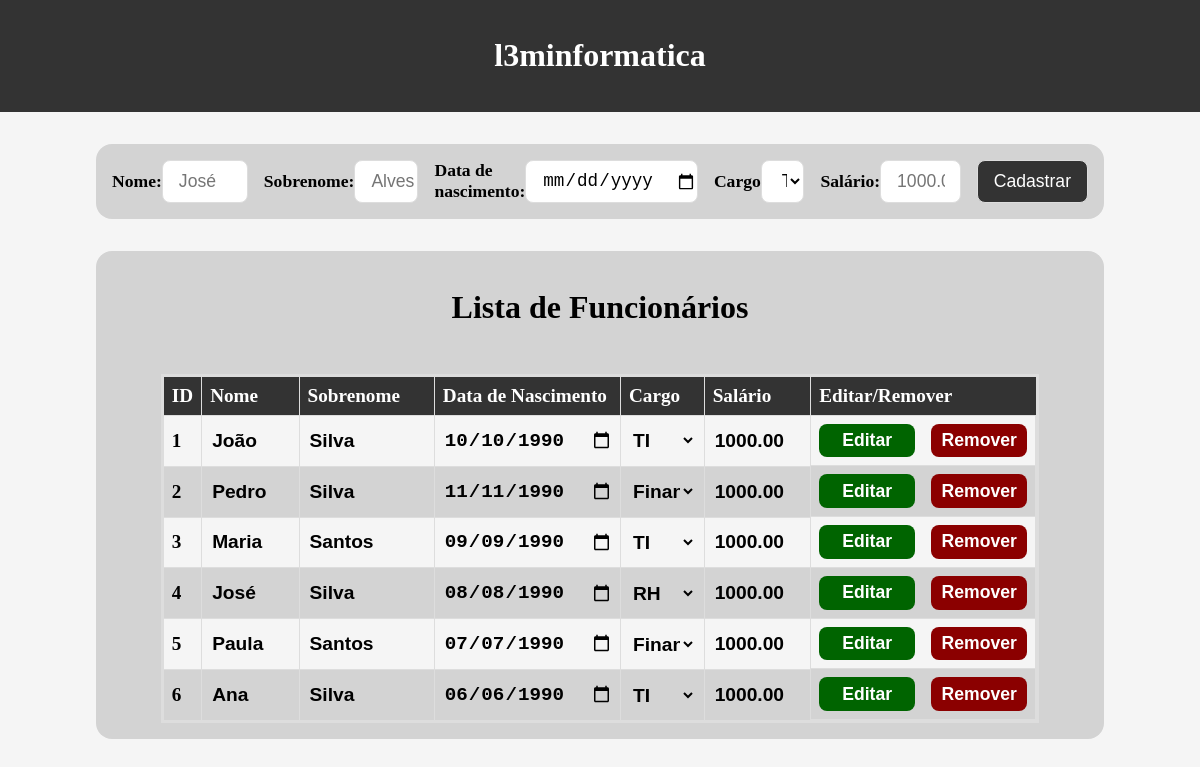
The page / on the database its author committed.
### tables this page shows
CREATE TABLE IF NOT EXISTS `employees` (
  `id` INT NOT NULL AUTO_INCREMENT,
  `firstName` VARCHAR(45) NOT NULL,
  `lastName` VARCHAR(45) NOT NULL,
  `birthDate` DATE NOT NULL,
  `role` INT NOT NULL,
  `salary` DECIMAL(10,2) NULL,
  PRIMARY KEY (`id`),
  FOREIGN KEY (`role`) REFERENCES `role` (`id`)
);

CREATE TABLE IF NOT EXISTS `role` (
  `id` INT NOT NULL AUTO_INCREMENT,
  `description` VARCHAR(45) NULL,
  PRIMARY KEY (`id`)
);

### src/models/role.php (called while the page is built, shortened)
<?php
class Role
{
    private $db;
    public function __construct($db)
    {
        $this->db = $db;
    }
    public function getRoles()
    {
        try {
            $query = "SELECT * FROM role";
            $stmt = $this->db->query($query);
            return $stmt->fetchAll(PDO::FETCH_ASSOC);
        } catch (PDOException $e) {
            return array();
        }
    }
}

### src/models/employees.php (called while the page is built, shortened)
<?php
class Employee
{
    private $db;
    public function __construct($db)
    {
        $this->db = $db;
    }
    public function getEmployees()
    {
        try {
            $query = "SELECT * FROM employees";
            $stmt = $this->db->query($query);
            return $stmt->fetchAll(PDO::FETCH_ASSOC);
        } catch (PDOException $e) {
            return array();
        }
    }
}

### src/views/employees.php (the view, shortened to what this page needs)
<div class='table-container'>
  <h1>Lista de Funcionários</h1>
  <table>
    <tr>
      <th>ID</th>
      <th>Nome</th>
      <th>Sobrenome</th>
      <th>Data de Nascimento</th>
      <th>Cargo</th>
      <th>Salário</th>
      <th>Editar/Remover</th>
    </tr>
    <?php foreach ($employees as $employee) : ?>
      <tr class='table-desc'>
        <form class="" method='post' action='/'>
          <td>
            <?= $employee['id'] ?>
            </td>
            <td>
              <input type="text" name="firstName" value="<?= $employee['firstName'] ?>">
            </td>
            <td>
              <input type="text" name="lastName" value="<?= $employee['lastName'] ?>">
            </td>
            <td>
              <input type="date" name="birthDate" value="<?= $employee['birthDate'] ?>">
              <td>
                <select name='role' id='role'>
                  <?php foreach ($roles as $role) { ?>
                    <option value="<?php echo $role['id']; ?>"
                      <?php if ($role['id'] == $employee['role']) {
                          echo 'selected';
                      } ?>>
                        <?php echo $role['description']; ?>
                        </option>
                        <?php } ?>
                        </select>
                      </td>
                      <td>
                        <input type="number" name="salary" value="<?= $employee['salary'] ?>">
                      </td>
                      <td class='btns'>
                        <button
            type="submit"
            class="edit-btn"
            name="btn"
            value="edit"
          >
                          Editar
                        </button>
                        <button
            type="submit"
            class="delete-btn"
            name="btn"
            value="delete"
          >
                          Remover
                        </button>
                      </td>
                    </form>
                  </tr>
                  <?php endforeach; ?>
                  </table>
                </div>

### index.php (shortened to what this page needs)
<?php
$route = $_SERVER['REQUEST_URI'];
switch ($route) {
    case '/':
        require 'src/views/index.php';
    require 'src/controllers/employees.php';
        break;
}

### src/views/index.php (shortened to what this page needs)
<!DOCTYPE html>
<html lang="en">
  <head>
    <link href="src/views/style/index.css" rel="stylesheet">
    <link href="src/views/style/employee-form.css" rel="stylesheet">
    <link href="src/views/style/employees.css" rel="stylesheet">
  </head>
  <body>
    <header>
      <h1>l3minformatica</h1>
    </header>
    </body>
  </html>

### src/controllers/employees.php (shortened to what this page needs)
<?php
require_once __DIR__ . '/../models/employees.php';
require_once __DIR__ . '/../models/role.php';
require_once __DIR__ . '/../../config.php';
if (
    $_SERVER['REQUEST_METHOD'] === 'GET'
) {
    $roleModel = new Role($db);
    $employeeModel = new Employee($db);
    $roles = $roleModel->getRoles();
    $employees = $employeeModel->getEmployees();
    include 'src/views/employeeForm.php';
    include 'src/views/employees.php';
}

### src/views/employeeForm.php
<form class="employee-form" method='post' action='/'>
  <label for="firstName">
    Nome:
    <input type="text" name="firstName" id="firstName" placeholder="José">
  </label>
  <label for="lastName">
    Sobrenome:
    <input type="text" name="lastName" id="lastName" placeholder="Alves">
  </label>
  <label for="birthDate">
    Data de nascimento:
    <input type="date" name="birthDate" id="birthDate">
  </label>
  <label for="role">
    Cargo
    <select name='role' id='role'>
      <?php foreach ($roles as $role) { ?>
        <option value="<?php echo $role['id']; ?>">
          <?php echo $role['description']; ?>
          </option>
          <?php } ?>
          </select>
        </label>
        <label for="salary">
          Salário:
          <input type="number" name="salary" id="salary" placeholder="1000.00">
        </label>
        <button type="submit" name='btn' value='insert'>
          Cadastrar
        </button>
      </form>

### src/views/style/index.css (style rules this page uses)
body { margin: 0; padding: 0; background-color: #f5f5f5; }
header { background-color: #333; color: #fff; padding: 1rem; text-align: center; margin: 0; display: flex; justify-content: space-around; }

### src/views/style/employee-form.css (style rules this page uses)
.employee-form { display: flex; justify-content: center; align-items: center; background-color: lightgray; margin: 2rem 6rem; border-radius: 1rem; padding: 1rem; }
.employee-form label { display: flex; align-items: center; font-size: 1.1rem; font-weight: bold; margin-right: 1rem; }
.employee-form input { width: 100%; padding: 0.6rem 0; padding-left: 1rem; font-size: 1.1rem; border-radius: 0.5rem; border: 1px solid #ddd; }
.employee-form select { width: 100%; background-color: #fff; padding: 0.6rem 0; padding-left: 1rem; font-size: 1.1rem; border-radius: 0.5rem; border: 1px solid #ddd; cursor: pointer; }
.employee-form button { padding: 0.6rem 1rem; font-size: 1.1rem; border-radius: 0.5rem; border: 1px solid #ddd; background-color: #333; color: #fff; cursor: pointer; }

### src/views/style/employees.css (style rules this page uses)
.table-container { display: flex; flex-direction: column; justify-content: center; align-items: center; background-color: lightgray; margin: 2rem 6rem; border-radius: 1rem; padding: 1rem; }
.table-container h1 { text-align: center; margin-bottom: 3rem; }
table { border-collapse: collapse; width: 90%; border: 3px solid #ddd; }
th, td { padding: 0.5rem; text-align: left; border-bottom: 1px solid #ddd; border-right: 1px solid #ddd; }
th { background-color: #333; color: #fff; font-size: 1.2rem; font-weight: 600; }
td { font-size: 1.2rem; font-weight: 600; }
.table-desc:nth-child(even) { background-color: #f5f5f5; }
.table-desc input { width: 100%; border: none; background-color: transparent; font-size: 1.2rem; font-weight: 600; }
.table-desc select { width: 100%; border: none; background-color: transparent; font-size: 1.2rem; font-weight: 600; }
.table-desc select option { font-size: 1.2rem; font-weight: 600; background-color: #333; color: #fff; }
.btns { display: flex; justify-content: space-between; align-items: center; }
.table-desc .edit-btn { width: 6rem; border: none; font-size: 1.1rem; font-weight: 600; cursor: pointer; background-color: darkgreen; color: #fff; padding: .4rem .4rem; border-radius: .5rem; }
.table-desc .delete-btn { width: 6rem; border: none; font-size: 1.1rem; font-weight: 600; cursor: pointer; background-color: darkred; color: #fff; padding: .4rem .4rem; border-radius: .5rem; margin-left: 1rem; }

### rows shown on the page
employees: id "1", firstName "João", lastName "Silva", birthDate "10/10/1990", role "TI", salary "1000.00"
employees: id "2", firstName "Pedro", lastName "Silva", birthDate "11/11/1990", role "Financeiro", salary "1000.00"
employees: id "3", firstName "Maria", lastName "Santos", birthDate "09/09/1990", role "TI", salary "1000.00"
employees: id "4", firstName "José", lastName "Silva", birthDate "08/08/1990", role "RH", salary "1000.00"
employees: id "5", firstName "Paula", lastName "Santos", birthDate "07/07/1990", role "Financeiro", salary "1000.00"
employees: id "6", firstName "Ana", lastName "Silva", birthDate "06/06/1990", role "TI", salary "1000.00"

### other values the page prints
form field role "TI"
